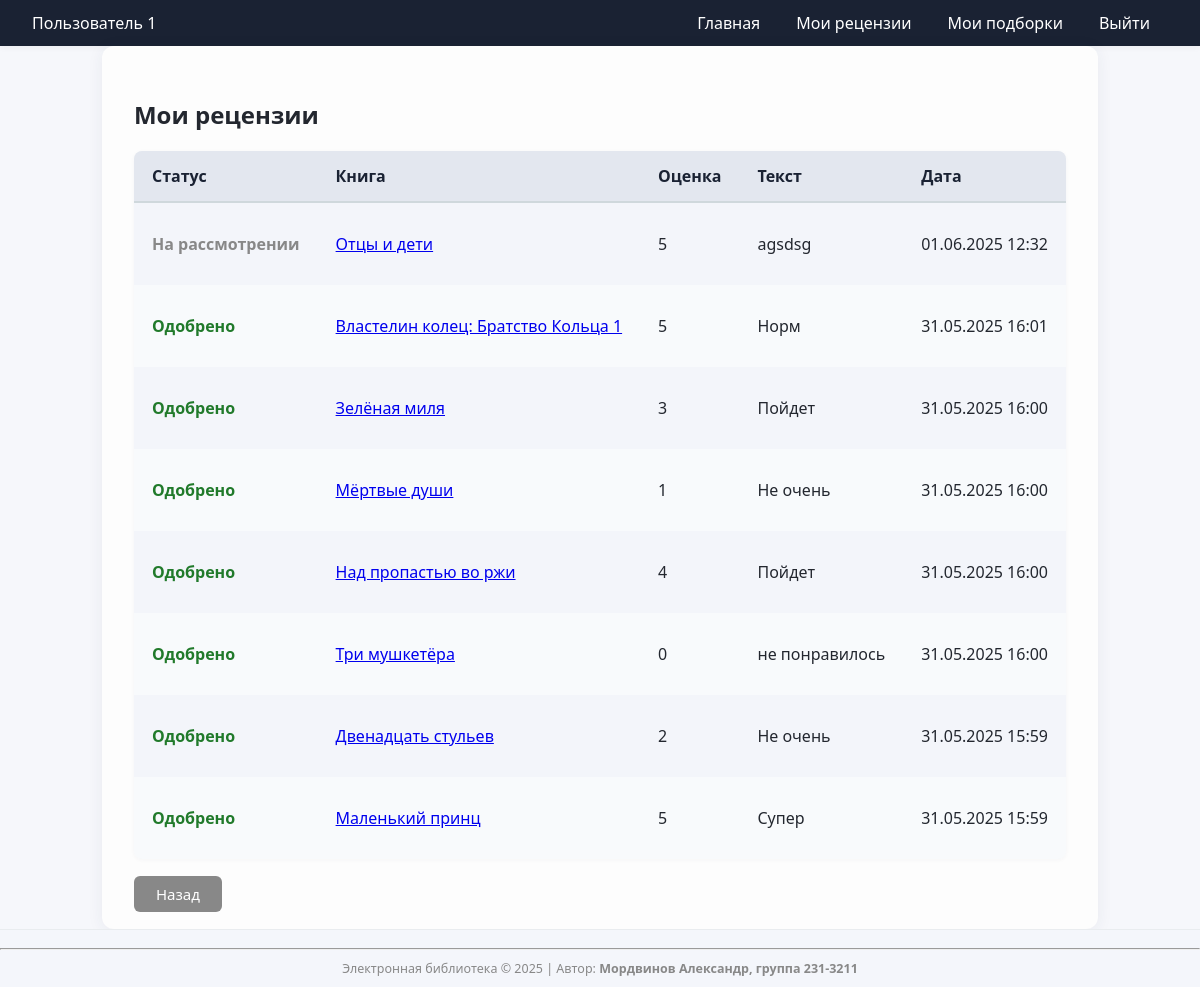
The app's page /my-reviews (signed in) with its own data.
### models.py (models this page shows)
class User(UserMixin, db.Model):
    __tablename__ = 'users'
    id: int = db.Column(db.Integer, primary_key=True)
    username: str = db.Column(db.String(64), unique=True, nullable=False)
    password_hash: str = db.Column(db.String(128), nullable=False)
    last_name: str = db.Column(db.String(64), nullable=False)
    first_name: str = db.Column(db.String(64), nullable=False)
    middle_name: str = db.Column(db.String(64))
    role_id: int = db.Column(db.Integer, db.ForeignKey('roles.id'), nullable=False)
    reviews = db.relationship('Review', backref='user', lazy=True)
    collections = db.relationship('Collection', backref='user', lazy=True)

class Review(db.Model):
    __tablename__ = 'reviews'
    id: int = db.Column(db.Integer, primary_key=True)
    book_id: int = db.Column(db.Integer, db.ForeignKey('books.id', ondelete='CASCADE'), nullable=False)
    user_id: int = db.Column(db.Integer, db.ForeignKey('users.id', ondelete='CASCADE'), nullable=False)
    rating: int = db.Column(db.Integer, nullable=False)
    text: str = db.Column(db.Text, nullable=False)
    created_at = db.Column(db.DateTime, server_default=db.func.now(), nullable=False)
    status_id: int = db.Column(db.Integer, db.ForeignKey('review_statuses.id'), nullable=False)
    __table_args__ = (db.UniqueConstraint('book_id', 'user_id', name='_book_user_uc'),)

class Book(db.Model):
    __tablename__ = 'books'
    id: int = db.Column(db.Integer, primary_key=True)
    title: str = db.Column(db.String(255), nullable=False)
    description: str = db.Column(db.Text, nullable=False)
    year: int = db.Column(db.Integer, nullable=False)
    publisher: str = db.Column(db.String(128), nullable=False)
    author: str = db.Column(db.String(128), nullable=False)
    pages: int = db.Column(db.Integer, nullable=False)
    genres = db.relationship('Genre', secondary='books_genres', back_populates='books')
    cover_id: int = db.Column(db.Integer, db.ForeignKey('covers.id', ondelete='SET NULL'))
    cover = db.relationship('Cover', backref='books', foreign_keys=[cover_id])
    reviews = db.relationship('Review', backref='book', lazy=True, cascade="all, delete-orphan")
    collections = db.relationship('Collection', secondary='collections_books', back_populates='books')

### app.py (the view)
@app.route('/my-reviews')
@login_required
def my_reviews():
    reviews = Review.query.filter_by(user_id=current_user.id).order_by(Review.created_at.desc()).all()
    for r in reviews:
        r.text_html = sanitize_html(r.text)
    return render_template('my_reviews.html', reviews=reviews)

### app.py (called while the page is built)
def sanitize_html(text):
    return bleach.clean(
        markdown.markdown(text),
        tags=list(bleach.sanitizer.ALLOWED_TAGS) + ['p', 'pre', 'span'],
        attributes=bleach.sanitizer.ALLOWED_ATTRIBUTES
    )

@login_manager.user_loader
def load_user(user_id):
    return db.session.get(User, int(user_id))

### templates/my_reviews.html
{% extends 'base.html' %}
{% block content %}
<h2>Мои рецензии</h2>
<table>
    <tr>
        <th>Статус</th>
        <th>Книга</th>
        <th>Оценка</th>
        <th>Текст</th>
        <th>Дата</th>
    </tr>
    {% for review in reviews %}
    <tr>
        <td>
            {% if review.status.name == 'approved' %}
                <span style="color: #217a2b; font-weight: 600;">Одобрено</span>
            {% elif review.status.name == 'rejected' %}
                <span style="color: #a94442; font-weight: 600;">Отклонено</span>
            {% elif review.status.name == 'pending' %}
                <span style="color: #888; font-weight: 600;">На рассмотрении</span>
            {% else %}
                {{ review.status.name }}
            {% endif %}
        </td>
        <td><a href="/book/{{ review.book.id }}">{{ review.book.title }}</a></td>
        <td>{{ review.rating }}</td>
        <td>{{ review.text_html|safe }}</td>
        <td>{{ review.created_at.strftime('%d.%m.%Y %H:%M') }}</td>
    </tr>
    {% endfor %}
</table>
<div style="margin-top: 24px;">
    <a href="/" class="btn" style="background:#888;">Назад</a>
</div>
{% endblock %}

### templates/base.html (shortened to what this page needs)
<!DOCTYPE html>
<html lang="ru">
<head>
    <link rel="stylesheet" href="/static/style.css">
</head>
<body>
    <nav>
        <div class="nav-left">
            {% if current_user.is_authenticated %}
                <span class="nav-user">
                    {{ current_user.first_name }} {{ current_user.last_name }}
                </span>
            {% else %}
                <span class="nav-user">Гость</span>
            {% endif %}
        </div>
        <div class="nav-right">
            <a href="/">Главная</a>
            {% if current_user.is_authenticated %}
                {% if current_user.role.name == 'user' %}
                    <a href="/my-reviews">Мои рецензии</a>
                    <a href="/collections">Мои подборки</a>
                {% elif current_user.role.name == 'moderator' %}
                    <a href="/moderate">Модерация рецензий</a>
                {% endif %}
                <a href="/logout">Выйти</a>
            {% else %}
                <a href="/login">Войти</a>
            {% endif %}
        </div>
    </nav>
    <main>
        {% block content %}{% endblock %}
    </main>
    <footer>
        <hr>
        <small>Электронная библиотека &copy; 2025 | Автор: <b>Мордвинов Александр, группа 231-3211</b></small>
    </footer>
</body>
</html>

### static/style.css (style rules this page uses)
body { font-family: 'Segoe UI', Arial, sans-serif; margin: 0; padding: 0; background: #f6f7fb; color: #23272f; }
nav { background: #1a2233; color: #fff; padding: 12px 0 12px 30px; box-shadow: 0 2px 6px rgba(0,0,0,0.04); }
nav a { color: #fff; margin-right: 18px; text-decoration: none; font-weight: 500; transition: color 0.2s; }
nav span { margin-left: 30px; font-weight: 400; color: #ffb347; }
main { max-width: 1600px; margin: 0 auto; background: #fdfdfd; padding: 32px 32px 24px 32px; border-radius: 12px; box-shadow: 0 2px 16px rgba(44,62,80,0.07); }
footer { text-align: center; margin: 0; color: #888; font-size: 15px; background: #f6f7fb; }
.btn, .btn-small, button, input[type="submit"] { background: #1a2233; color: #fff; border: none; padding: 8px 22px; border-radius: 6px; font-size: 15px; cursor: pointer; margin: 3px 0; transition: background 0.2s, color 0.2s; font-family: inherit; }
.btn, .btn-small, a.btn, a.btn-small { text-decoration: none !important; }
table { width: 100%; border-collapse: collapse; margin-bottom: 18px; background: #f8fafc; border-radius: 8px; overflow: hidden; box-shadow: 0 1px 4px rgba(44,62,80,0.04); }
th, td { padding: 14px 18px; text-align: left; }
th { background: #e3e7ef; font-weight: 600; color: #1a2233; border-bottom: 2px solid #cfd8dc; }
tr:nth-child(even) { background: #f3f5fa; }

### templates/base.html (style rules this page uses)
html, body { height: 100%; }
body { min-height: 100vh; display: flex; flex-direction: column; }
main { flex: 1 0 auto; }
nav { display: flex; justify-content: space-between; align-items: center; padding-right: 32px; padding-left: 32px; }
.nav-left { display: flex; align-items: center; gap: 18px; }
.nav-user { color: #fff; font-weight: 500; margin-left: 0; }
.nav-right { display: flex; align-items: center; gap: 18px; }
.nav-right a { margin-left: 0; }
footer { text-align: center; padding: 10px 0; background-color: #f4f6fb; border-top: 1px solid #e9ecef; box-sizing: border-box; }

### records on screen
User: first_name "Пользователь", last_name "1"
Review: shows "На рассмотрении", book "Отцы и дети", rating "5", text_html "agsdsg", created_at "01.06.2025 12:32"
Review: shows "Одобрено", book "Властелин колец: Братство Кольца 1", rating "5", text_html "Норм", created_at "31.05.2025 16:01"
Review: shows "Одобрено", book "Зелёная миля", rating "3", text_html "Пойдет", created_at "31.05.2025 16:00"
Review: shows "Одобрено", book "Мёртвые души", rating "1", text_html "Не очень", created_at "31.05.2025 16:00"
Review: shows "Одобрено", book "Над пропастью во ржи", rating "4", text_html "Пойдет", created_at "31.05.2025 16:00"
Review: shows "Одобрено", book "Три мушкетёра", rating "0", text_html "не понравилось", created_at "31.05.2025 16:00"
Review: shows "Одобрено", book "Двенадцать стульев", rating "2", text_html "Не очень", created_at "31.05.2025 15:59"
Review: shows "Одобрено", book "Маленький принц", rating "5", text_html "Супер", created_at "31.05.2025 15:59"
